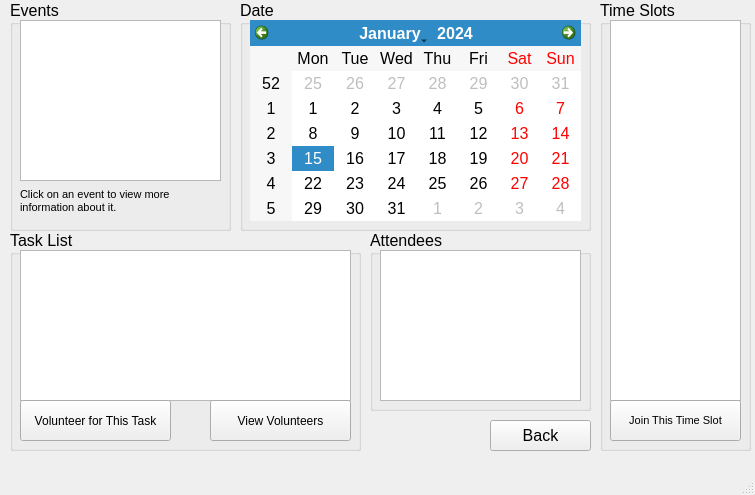
<?xml version="1.0" encoding="UTF-8"?>
<ui version="4.0">
 <class>AddingMode</class>
 <widget class="QMainWindow" name="AddingMode">
  <property name="enabled">
   <bool>true</bool>
  </property>
  <property name="geometry">
   <rect>
    <x>0</x>
    <y>0</y>
    <width>755</width>
    <height>495</height>
   </rect>
  </property>
  <property name="font">
   <font>
    <family>Segoe UI</family>
    <pointsize>12</pointsize>
   </font>
  </property>
  <property name="windowTitle">
   <string>MainWindow</string>
  </property>
  <widget class="QWidget" name="centralwidget">
   <widget class="QLabel" name="label_2">
    <property name="geometry">
     <rect>
      <x>40</x>
      <y>180</y>
      <width>55</width>
      <height>16</height>
     </rect>
    </property>
    <property name="text">
     <string/>
    </property>
   </widget>
   <widget class="QGroupBox" name="gbEvents">
    <property name="geometry">
     <rect>
      <x>10</x>
      <y>0</y>
      <width>221</width>
      <height>231</height>
     </rect>
    </property>
    <property name="title">
     <string>Events</string>
    </property>
    <widget class="QListWidget" name="wListEvents">
     <property name="geometry">
      <rect>
       <x>10</x>
       <y>20</y>
       <width>201</width>
       <height>161</height>
      </rect>
     </property>
     <property name="frameShadow">
      <enum>QFrame::Plain</enum>
     </property>
     <property name="lineWidth">
      <number>100</number>
     </property>
     <property name="sizeAdjustPolicy">
      <enum>QAbstractScrollArea::AdjustToContents</enum>
     </property>
    </widget>
    <widget class="QLabel" name="label">
     <property name="geometry">
      <rect>
       <x>10</x>
       <y>180</y>
       <width>161</width>
       <height>41</height>
      </rect>
     </property>
     <property name="font">
      <font>
       <pointsize>8</pointsize>
      </font>
     </property>
     <property name="text">
      <string>Click on an event to view more 
information about it.</string>
     </property>
    </widget>
   </widget>
   <widget class="QGroupBox" name="gbTimeslots">
    <property name="geometry">
     <rect>
      <x>600</x>
      <y>0</y>
      <width>151</width>
      <height>451</height>
     </rect>
    </property>
    <property name="title">
     <string>Time Slots</string>
    </property>
    <widget class="QListWidget" name="wListTimeslots">
     <property name="geometry">
      <rect>
       <x>10</x>
       <y>20</y>
       <width>131</width>
       <height>381</height>
      </rect>
     </property>
     <property name="toolTip">
      <string>&lt;html&gt;&lt;head/&gt;&lt;body&gt;&lt;p&gt;Choose a timeslot to view attendees who've signed up for it, OR&lt;/p&gt;&lt;p&gt;Sign up to attend it!&lt;/p&gt;&lt;/body&gt;&lt;/html&gt;</string>
     </property>
    </widget>
    <widget class="QPushButton" name="addToTimeSlotButton">
     <property name="geometry">
      <rect>
       <x>10</x>
       <y>400</y>
       <width>131</width>
       <height>41</height>
      </rect>
     </property>
     <property name="font">
      <font>
       <pointsize>8</pointsize>
      </font>
     </property>
     <property name="acceptDrops">
      <bool>false</bool>
     </property>
     <property name="text">
      <string>Join This Time Slot</string>
     </property>
    </widget>
   </widget>
   <widget class="QGroupBox" name="gbAttendees">
    <property name="geometry">
     <rect>
      <x>370</x>
      <y>230</y>
      <width>221</width>
      <height>181</height>
     </rect>
    </property>
    <property name="title">
     <string>Attendees</string>
    </property>
    <widget class="QListWidget" name="wListAttendees">
     <property name="geometry">
      <rect>
       <x>10</x>
       <y>20</y>
       <width>201</width>
       <height>151</height>
      </rect>
     </property>
    </widget>
   </widget>
   <widget class="QGroupBox" name="gbDate">
    <property name="geometry">
     <rect>
      <x>240</x>
      <y>0</y>
      <width>351</width>
      <height>231</height>
     </rect>
    </property>
    <property name="title">
     <string>Date</string>
    </property>
    <widget class="QCalendarWidget" name="wCalendar">
     <property name="geometry">
      <rect>
       <x>10</x>
       <y>20</y>
       <width>331</width>
       <height>201</height>
      </rect>
     </property>
     <property name="toolTip">
      <string>&lt;html&gt;&lt;head/&gt;&lt;body&gt;&lt;p&gt;Select a date to view reserved timeslots for this event.&lt;/p&gt;&lt;/body&gt;&lt;/html&gt;</string>
     </property>
    </widget>
   </widget>
   <widget class="QGroupBox" name="gbTasks">
    <property name="geometry">
     <rect>
      <x>10</x>
      <y>230</y>
      <width>351</width>
      <height>221</height>
     </rect>
    </property>
    <property name="title">
     <string>Task List</string>
    </property>
    <widget class="QListWidget" name="wListTasks">
     <property name="geometry">
      <rect>
       <x>10</x>
       <y>20</y>
       <width>331</width>
       <height>151</height>
      </rect>
     </property>
     <property name="toolTip">
      <string>&lt;html&gt;&lt;head/&gt;&lt;body&gt;&lt;p&gt;Choose a task, and you'll be able to:&lt;/p&gt;&lt;p&gt; - Volunteer for the task, OR&lt;/p&gt;&lt;p&gt; - View the task force.&lt;/p&gt;&lt;/body&gt;&lt;/html&gt;</string>
     </property>
    </widget>
    <widget class="QPushButton" name="btnVolunteer">
     <property name="geometry">
      <rect>
       <x>10</x>
       <y>170</y>
       <width>151</width>
       <height>41</height>
      </rect>
     </property>
     <property name="font">
      <font>
       <pointsize>9</pointsize>
      </font>
     </property>
     <property name="text">
      <string>Volunteer for This Task</string>
     </property>
    </widget>
    <widget class="QPushButton" name="btnViewVolunteers">
     <property name="geometry">
      <rect>
       <x>200</x>
       <y>170</y>
       <width>141</width>
       <height>41</height>
      </rect>
     </property>
     <property name="font">
      <font>
       <pointsize>9</pointsize>
      </font>
     </property>
     <property name="text">
      <string>View Volunteers</string>
     </property>
    </widget>
   </widget>
   <widget class="QPushButton" name="btnBack">
    <property name="geometry">
     <rect>
      <x>490</x>
      <y>420</y>
      <width>101</width>
      <height>31</height>
     </rect>
    </property>
    <property name="font">
     <font>
      <pointsize>12</pointsize>
     </font>
    </property>
    <property name="text">
     <string>Back</string>
    </property>
   </widget>
  </widget>
  <widget class="QMenuBar" name="menubar">
   <property name="geometry">
    <rect>
     <x>0</x>
     <y>0</y>
     <width>755</width>
     <height>21</height>
    </rect>
   </property>
  </widget>
  <widget class="QStatusBar" name="statusbar"/>
 </widget>
 <layoutdefault spacing="6" margin="11"/>
 <resources/>
 <connections/>
</ui>
